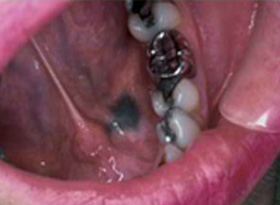
#> input picture backend/data_split/test/cancer/025.jpeg, 280 x 205 px
$ python -i optical_normalization.py   (imports and definitions only)
#> lines starting #> are read from the running program, lines starting #| are printed output that depends on the picture; after the words box and inside, x2 and y2 are one past the last pixel; in counts of white or black regions, pixels touching at a corner belong together
#> further down, picture is the input picture: PIL image 280x205 RGB; mean R, G, B 128, 74, 87.9
import numpy as np
from PIL import Image, ImageFilter
from typing import Tuple, Dict, Any

# Curated reference distribution for standardized healthy/dysplastic oral mucosa in CIELAB color space
# Derived from multi-center standardized clinical oral photograph cohorts
ORAL_MUCOSA_LAB_TARGET = {
    "mean_L": 142.5,
    "std_L": 32.0,
    "mean_a": 158.2, # Mucosal vascular blush
    "std_a": 16.5,
    "mean_b": 134.8,
    "std_b": 14.2
}

# [100 lines left out: functions rgb_to_lab, lab_to_rgb, apply_reinhard_mucosal_normalization, not called in this run]

def detect_and_suppress_specular_glare(
    image: Image.Image,
    glare_brightness_threshold: int = 238,
    saturation_threshold: float = 0.22
) -> Tuple[Image.Image, Dict[str, Any]]:
    """
    Detects high-intensity specular reflections (saliva pooling, clinical flash highlights)
    and smoothly diffuses them to prevent false edge activations in CNN feature maps.
    Returns:
      (processed_image: Image.Image, telemetry: Dict[str, Any])
    """
#> called with glare_brightness_threshold = 238, saturation_threshold = 0.22
    img_rgb = np.array(image.convert("RGB"))
    h, w, _ = img_rgb.shape
#> h = 205; w = 280

    # Calculate brightness and saturation using single-precision float32
    r, g, b = img_rgb[:, :, 0].astype(np.float32), img_rgb[:, :, 1].astype(np.float32), img_rgb[:, :, 2].astype(np.float32)
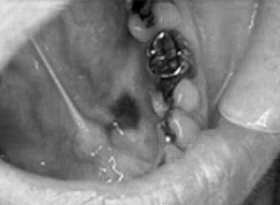
#> r: shape (205, 280) float32; min 0, max 249, mean 128
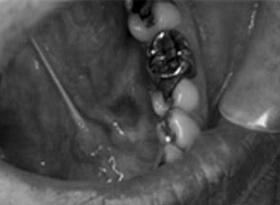
#> g: shape (205, 280) float32; min 0, max 250, mean 74
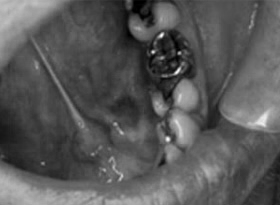
#> b: shape (205, 280) float32; min 0, max 255, mean 87.9
    max_c = np.maximum(np.maximum(r, g), b)
    min_c = np.minimum(np.minimum(r, g), b)
    brightness = (r + g + b) / 3.0

    saturation = np.where(max_c > 0, (max_c - min_c) / (max_c + 1e-5), 0.0)
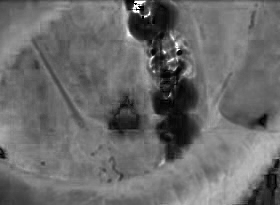
#> saturation: shape (205, 280) float32; min 0, max 1, mean 0.42

    # Glare condition: very high brightness AND low saturation (pure shiny white reflection)
    glare_mask = (brightness >= glare_brightness_threshold) & (saturation <= saturation_threshold)
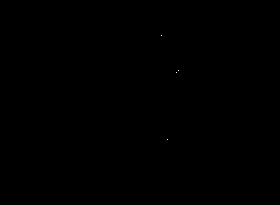
#> glare_mask: shape (205, 280) bool; 0.01% white in thin lines or dots, all inside (x1, y1, x2, y2) = (161, 35, 179, 140)
    glare_pixels = int(np.sum(glare_mask))
#> glare_pixels = 4
    glare_pct = round((glare_pixels / float(h * w)) * 100.0, 2)
#> glare_pct = 0.01

    suppression_applied = False
    if glare_pct > 0.15:
        # Create a blurred background replacement for glare regions
        suppression_applied = True
        blurred_pil = image.filter(ImageFilter.GaussianBlur(radius=7))
        blurred_arr = np.array(blurred_pil)

        # Feather mask with soft edges
        mask_pil = Image.fromarray((glare_mask * 255).astype(np.uint8)).filter(ImageFilter.GaussianBlur(radius=2))
        feather_mask = np.array(mask_pil).astype(float) / 255.0
        feather_mask = np.repeat(feather_mask[:, :, np.newaxis], 3, axis=2)

        # Alpha composite blurred replacement over original
        synthesized_arr = img_rgb * (1.0 - feather_mask) + blurred_arr * feather_mask
        output_image = Image.fromarray(np.clip(synthesized_arr, 0, 255).astype(np.uint8))
    else:
        output_image = image

    # Optical uniformity index (1.0 = perfectly uniform illumination, 0.0 = extreme flash imbalance)
    lum_std = float(np.std(brightness))
#> lum_std = 35.39
    uniformity_score = round(max(0.1, min(1.0, 1.0 - (lum_std / 128.0))), 2)
#> uniformity_score = 0.72

    telemetry = {
        "glare_percentage": glare_pct,
        "specular_suppressed": suppression_applied,
        "optical_uniformity_score": uniformity_score,
        "saliva_reflection_alert": glare_pct > 3.5
    }
#> telemetry = {'glare_percentage': 0.01, 'specular_suppressed': False, 'optical_uniformity_score': 0.72, 'saliva_reflection_alert': False}

    return output_image, telemetry

>>> from PIL import Image
>>> picture = Image.open('../../data_split/test/cancer/025.jpeg')
>>> result = detect_and_suppress_specular_glare(picture)

$ run again, on backend/data_split/test/cancer/026.jpeg
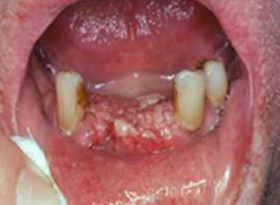
#> input picture backend/data_split/test/cancer/026.jpeg, 280 x 205 px
#> picture is the input picture: PIL image 280x205 RGB; mean R, G, B 162.6, 100.5, 100.8
#> in detect_and_suppress_specular_glare, `saturation = np.where(max_c > 0, (max_c - min_c) / (max_c + 1e-5), 0.0)`:
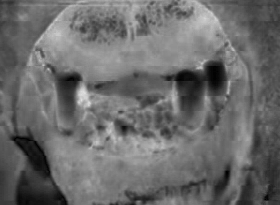
#> saturation: shape (205, 280) float32; min 0, max 0.873, mean 0.421
#> glare_mask: shape (205, 280) bool; 0.31% white; 3 white regions (2 under 20 px), largest, box (x1, y1, x2, y2) and area: (22, 143, 45, 166) 170
#> glare_pixels = 180
#> glare_pct = 0.31
#> in detect_and_suppress_specular_glare, `blurred_pil = image.filter(ImageFilter.GaussianBlur(radius=7))`:
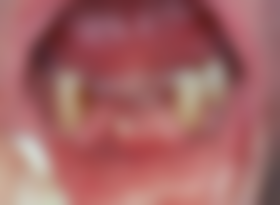
#> blurred_pil: PIL image 280x205 RGB; mean R, G, B 162.6, 100.5, 100.8
#> lum_std = 34.29
#> uniformity_score = 0.73
#> telemetry = {'glare_percentage': 0.31, 'specular_suppressed': True, 'optical_uniformity_score': 0.73, 'saliva_reflection_alert': False}

$ run again, on backend/data_split/test/cancer/056.jpeg
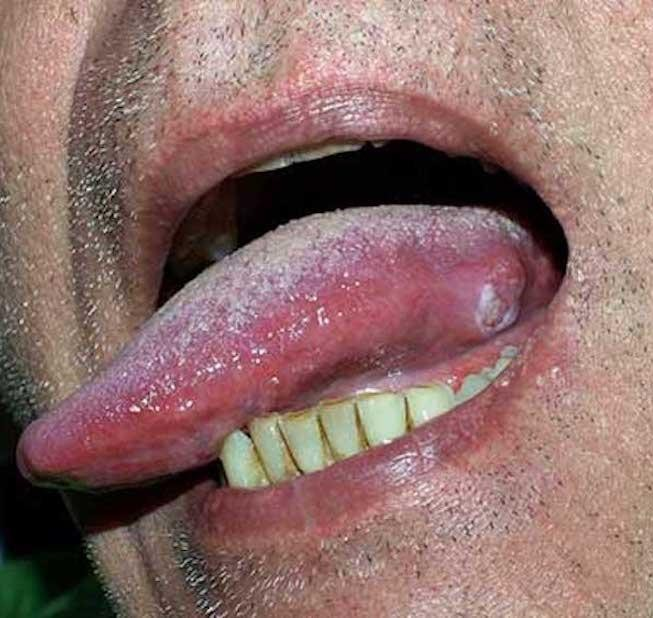
#> input picture backend/data_split/test/cancer/056.jpeg, 653 x 618 px
#> picture is the input picture: PIL image 653x618 RGB; mean R, G, B 143.3, 111, 107
#> in detect_and_suppress_specular_glare, `brightness = (r + g + b) / 3.0`:
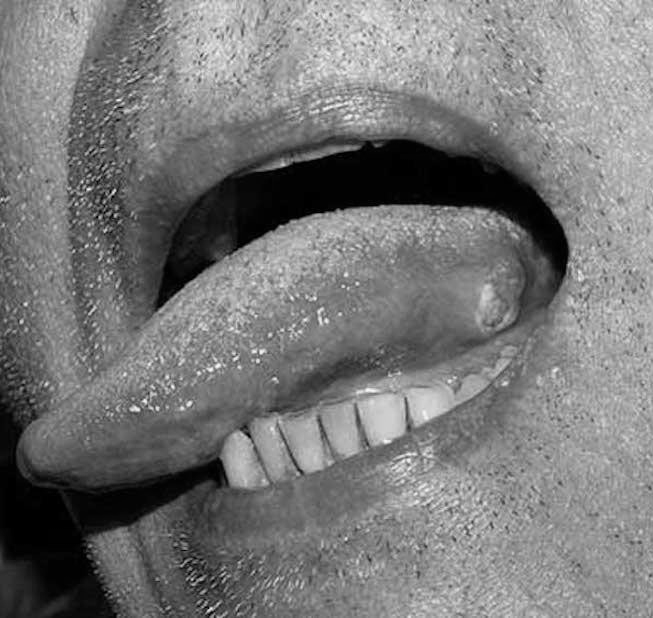
#> brightness: shape (618, 653) float32; min 0, max 247, mean 120.5
#> in detect_and_suppress_specular_glare, `saturation = np.where(max_c > 0, (max_c - min_c) / (max_c + 1e-5), 0.0)`:
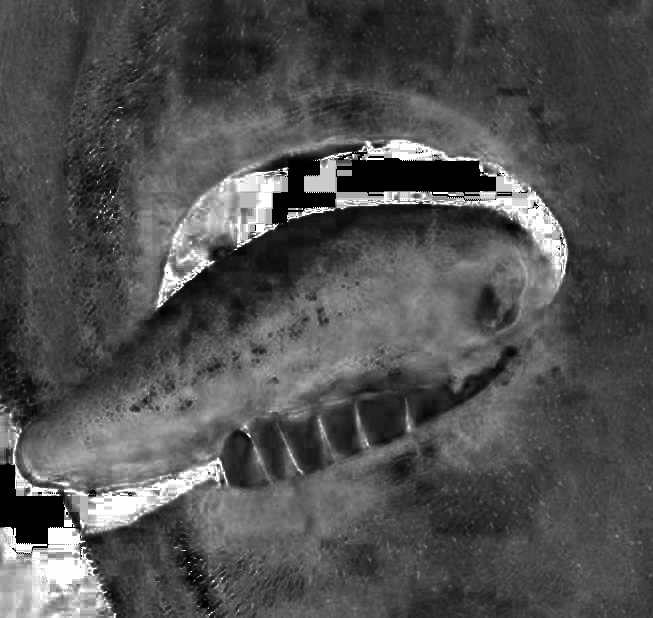
#> saturation: shape (618, 653) float32; min 0, max 1, mean 0.317
#> glare_mask: shape (618, 653) bool; 0.01% white in thin lines or dots, all inside (x1, y1, x2, y2) = (88, 53, 580, 609)
#> glare_pixels = 60
#> glare_pct = 0.01
#> lum_std = 51.87
#> uniformity_score = 0.59
#> telemetry = {'glare_percentage': 0.01, 'specular_suppressed': False, 'optical_uniformity_score': 0.59, 'saliva_reflection_alert': False}

$ run again, on backend/data_split/test/cancer/077.jpeg
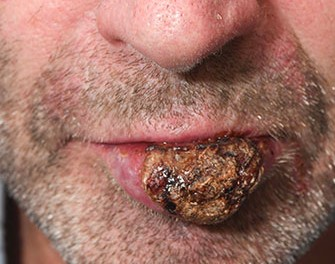
#> input picture backend/data_split/test/cancer/077.jpeg, 335 x 264 px
#> picture is the input picture: PIL image 335x264 RGB; mean R, G, B 157.4, 111.4, 100.1
#> in detect_and_suppress_specular_glare, `brightness = (r + g + b) / 3.0`:
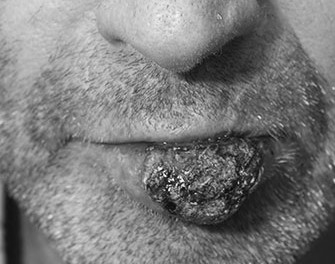
#> brightness: shape (264, 335) float32; min 2, max 253.3, mean 122.9
#> in detect_and_suppress_specular_glare, `saturation = np.where(max_c > 0, (max_c - min_c) / (max_c + 1e-5), 0.0)`:
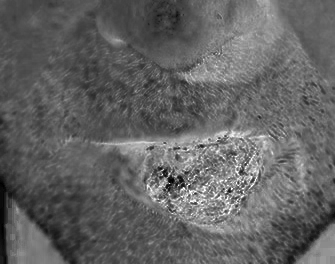
#> saturation: shape (264, 335) float32; min 0, max 1, mean 0.389
#> glare_mask: shape (264, 335) bool; 0.03% white in thin lines or dots, all inside (x1, y1, x2, y2) = (157, 12, 260, 190)
#> glare_pixels = 27
#> glare_pct = 0.03
#> lum_std = 47.48
#> uniformity_score = 0.63
#> telemetry = {'glare_percentage': 0.03, 'specular_suppressed': False, 'optical_uniformity_score': 0.63, 'saliva_reflection_alert': False}
